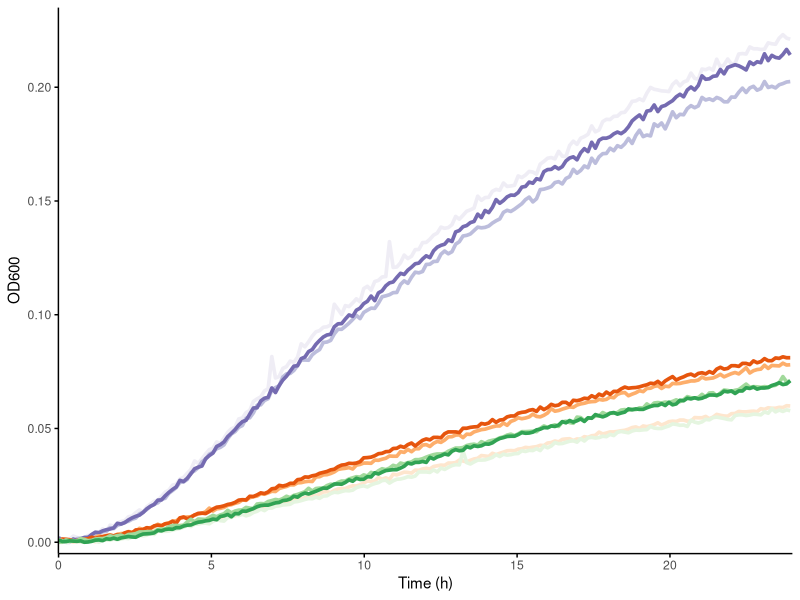
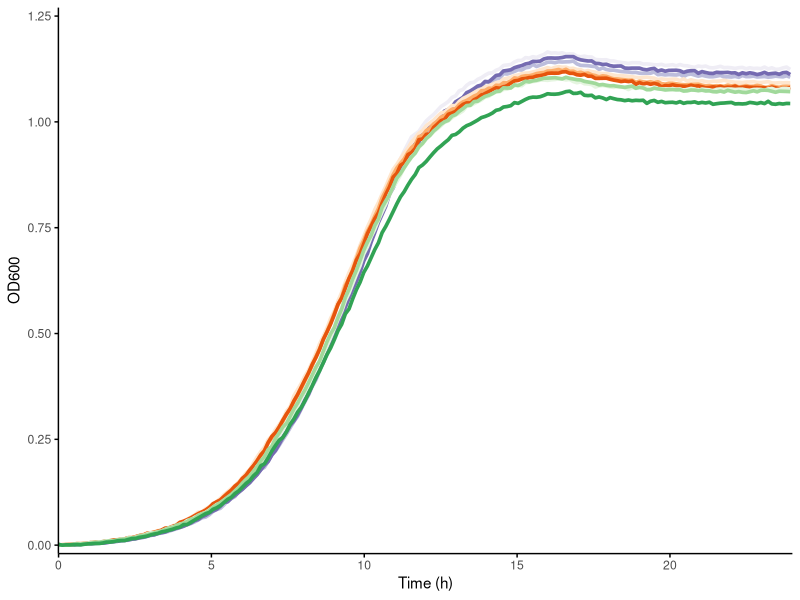
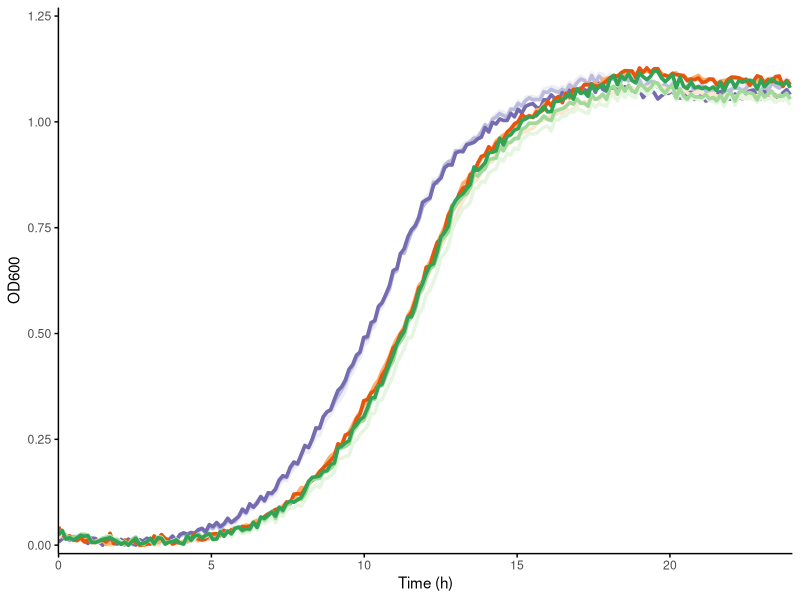

R code for these plots, in order:
library(ggplot2)
library(reshape2)
library(RColorBrewer)
library(patchwork)
library(ggpubr)
library(minpack.lm)

setwd("~/yeast-idr-analysis-main/fig5_ms1/")


gc = read.csv("tis11_ironGrowth.csv")
gc$time..s. = gc$time..s./3600 #convert time to hours
#set minimum point to 0
mins = apply(gc[2:ncol(gc)],2,min)
gc[,2:ncol(gc)] = sweep(gc[,2:ncol(gc)],MARGIN = 2,STATS = mins,FUN = "-")

sc_df = gc[,c(T,grepl('sc',colnames(gc[2:ncol(gc)])))]
ferro_df = gc[,c(T,grepl('ferrozine',colnames(gc[2:ncol(gc)])))]
iron_add_df = gc[,c(T,grepl('iron',colnames(gc[2:ncol(gc)])))]

sc_df = melt(sc_df, id.vars = 'time..s.', variable.name = 'strain', value.name = "value")
ferro_df = melt(ferro_df, id.vars = 'time..s.', variable.name = 'strain', value.name = "value")
iron_add_df = melt(iron_add_df, id.vars = 'time..s.', variable.name = 'strain', value.name = "value")

purp = brewer.pal(3,'Purples')
org = brewer.pal(3,'Oranges')
grns = brewer.pal(3,'Greens')

ferro_plot <- ggplot(ferro_df, aes(x = time..s., y = value, color=strain)) +
  geom_line(size=1.25) + scale_color_manual(values = c(purp,org,grns)) + 
  labs(x = "Time (h)", y = "OD600") + theme_classic() + 
  scale_y_continuous(expand = c(0,0.005), limits = c(0,0.23)) + 
  scale_x_continuous(expand= c(0,0.005),limits=c(0,24)) + 
  theme(panel.grid = element_blank(),
        axis.line = element_line(color = "black"),
        axis.ticks = element_line(color = "black",),
        axis.ticks.length = unit(0.1,'cm'),
        legend.position = "none",
        panel.border = element_blank())

sc_plot <- ggplot(sc_df, aes(x = time..s., y = value, color=strain)) +
  geom_line(size=1.25) + scale_color_manual(values = c(purp,org,grns)) + 
  labs(x = "Time (h)", y = "OD600") + theme_classic() + 
  scale_y_continuous(expand = c(0,0.02), limits = c(0,1.25)) + 
  scale_x_continuous(expand= c(0,0.005),limits=c(0,24)) + 
  theme(panel.grid = element_blank(),
        axis.line = element_line(color = "black"),
        axis.ticks = element_line(color = "black",),
        axis.ticks.length = unit(0.1,'cm'),
        legend.position = "none",
        panel.border = element_blank())


iron_add <- ggplot(iron_add_df, aes(x = time..s., y = value, color=strain)) +
  geom_line(size=1.25) + scale_color_manual(values = c(purp,org,grns)) + 
  labs(x = "Time (h)", y = "OD600") + theme_classic() + 
  scale_y_continuous(expand = c(0,0.02), limits = c(0,1.25)) + 
  scale_x_continuous(expand= c(0,0.005),limits=c(0,24)) + 
  theme(panel.grid = element_blank(),
        axis.line = element_line(color = "black"),
        axis.ticks = element_line(color = "black",),
        axis.ticks.length = unit(0.1,'cm'),
        legend.position = "none",
        panel.border = element_blank())

#write files to appropriate locations
if(!file.exists('ferrozine_gc.pdf')){
  ggsave('ferrozine_gc.pdf',ferro_plot, height = 4, width=6.5, units='cm')
  
}


if(!file.exists('~/yeast-idr-analysis-main/suppFigs/suppFig_5/tis11_gc_sc.pdf')){
  setwd("~/yeast-idr-analysis-main/suppFigs/suppFig_5/")
  ggsave('tis11_gc_sc.pdf',sc_plot, height = 4, width=6.5, units='cm')
}

if(!file.exists('~/yeast-idr-analysis-main/suppFigs/suppFig_5/tis11_gc_addBack.pdf')){
  setwd("~/yeast-idr-analysis-main/suppFigs/suppFig_5/")
  ggsave('tis11_gc_addBack.pdf',iron_add, height = 4, width=6.5, units='cm')
}
